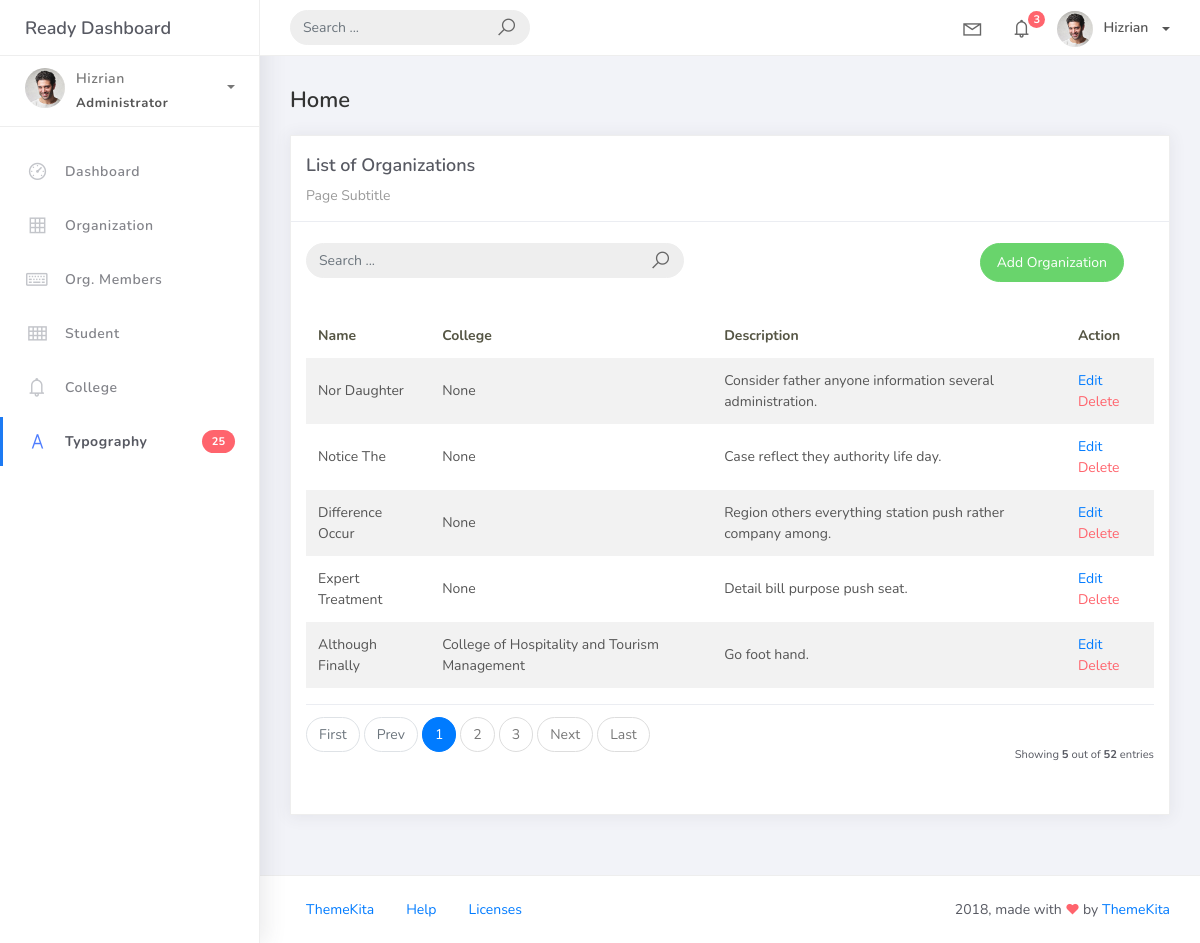
Screenshot of /organization_list with the database file from the repository.
### studentorg/models.py (models this page shows, shortened)
class BaseModel(models.Model):
    created_at = models.DateTimeField(auto_now_add=True, db_index=True)
    updated_at = models.DateTimeField(auto_now=True)
    class Meta:
        abstract = True

class Organization(BaseModel):
    name = models.CharField(max_length=250)
    college = models.ForeignKey(College, null=True, blank=True, on_delete=models.CASCADE)
    description = models.CharField(max_length=500)

class College(BaseModel):
    college_name = models.CharField(max_length=150)
    def __str__(self):
        return self.college_name

### studentorg/views.py (the view)
# urls.py: path('organization_list', OrganizationList.as_view(), name='organization-list'),
class OrganizationList(ListView):
    model = Organization
    context_object_name = 'organization'
    template_name = 'org_list.html'
    paginate_by = 5

### templates/org_list.html (shortened to what this page needs)
{% extends 'base.html' %} {% load static %} {% block content %}
<div class="content">
    <div class="container-fluid">
        <h4 class="page-title">Home</h4>
        <div class="row">
            <div class="col-md-12">
                <div class="card">
                    <div class="card-header">
                        <div class="card-title">List of Organizations</div>
                        <div class="card-category">Page Subtitle</div>
                    </div>
                    <br />
                    <div class="col-md-12 row">
                        <div class="col-md-6">
                            <form class="navbar-left navbar-form nav-search mr-md-3" action="">
                                <div class="input-group">
                                    <input type="text" placeholder="Search ..." class="form-control" />
                                    <div class="input-group-append">
                                        <span class="input-group-text">
                                            <i class="la la-search search-icon"></i>
                                        </span>
                                    </div>
                                </div>
                            </form>
                        </div>
                        <div class="col-md-6">
                            <div class="pull-right">
                                <a href="{% url 'organization-add' %}" class="btn btn-success btn-rounded">
                                    Add Organization
                                </a>
                            </div>
                        </div>
                    </div>
                    <div class="card-body">
                        <table class="table table-striped mt-3">
                            <thead>
                                <tr>
                                    <th scope="col">Name</th>
                                    <th scope="col">College</th>
                                    <th scope="col">Description</th>
                                    <th scope="col">Action</th>
                                </tr>
                            </thead>
                            <tbody>
                                {% for object in object_list %}
                                <tr>
                                    <td>{{ object.name }}</td>
                                    <td>{{ object.college }}</td>
                                    <td>{{ object.description }}</td>
                                    <td>
                                        <a href="{% url 'organization-update' object.id %}">Edit</a>
                                        <a href="{% url 'organization-delete' object.id %}" class="text-danger">Delete</a>
                                    </td>
                                    </tr>
                                {% endfor %}
                            </tbody>
                        </table>
                        {% include 'includes/pagination.html' %}
                    </div>
                </div>
            </div>
        </div>
    </div>
</div>
{% endblock %}

### rows the page displays
Organization: name "Nor Daughter", college "None", description "Consider father anyone information several administration."
Organization: name "Notice The", college "None", description "Case reflect they authority life day."
Organization: name "Difference Occur", college "None", description "Region others everything station push rather company among."
Organization: name "Expert Treatment", college "None", description "Detail bill purpose push seat."
Organization: name "Although Finally", college "College of Hospitality and Tourism Management", description "Go foot hand."

### other values shown
{{ page_num }} "1"
{{ page_num }} "2" "3"
{{ object_list.count }} "5"
{{ paginator.count }} "52"
